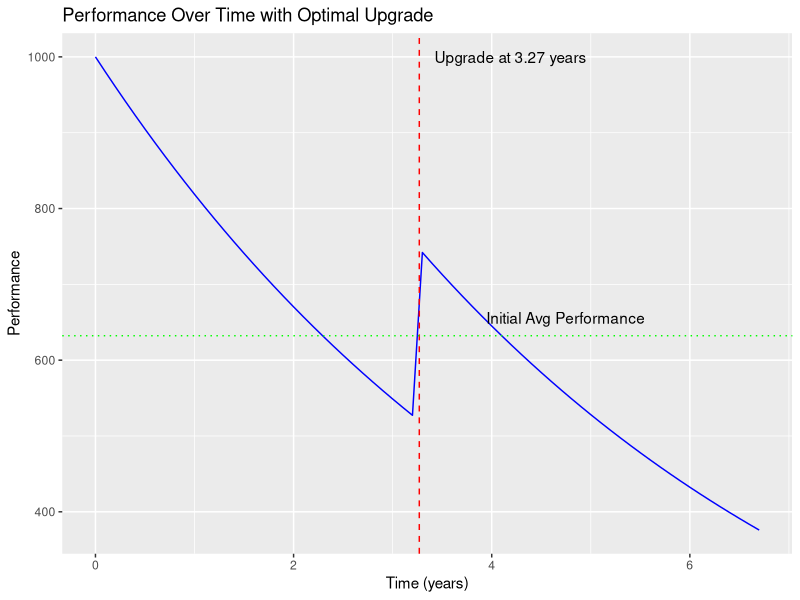

The R script that drew this image:
library(nloptr)
library(ggplot2)
library(data.table)  # Added for potential use in data manipulation

# Define the performance decay function
performance <- function(t, t_upgrade, perf_initial, lambda, perf_old_replaced, perf_new) {
  ifelse(
    t < t_upgrade,
    perf_initial * exp(-lambda * t),
    {
      perf_at_upgrade <- (perf_initial - perf_old_replaced) * exp(-lambda * t_upgrade) + perf_new
      perf_at_upgrade * exp(-lambda * (t - t_upgrade))
    }
  )
}

# Define the average performance function over a period
average_performance <- function(t_upgrade, perf_initial, lambda, perf_old_replaced, perf_new, period) {
  time_steps <- seq(0, period, by = 0.01)
  performance_values <- performance(time_steps, t_upgrade, perf_initial, lambda, perf_old_replaced, perf_new)
  mean(performance_values)
}

# Parameters
perf_initial <- 1000  # Initial performance
lambda <- 0.2        # Decay rate
perf_old_replaced <- 395  # Initial performance of the old component
perf_new <- 432  # Performance of the new component
initial_period <- 5  # Initial period (in years)

# Calculate the average performance over the initial period without any upgrade
initial_avg_perf_no_upgrade <- average_performance(Inf, perf_initial, lambda, perf_old_replaced, 0, initial_period)
cat("Average performance over the first 5 years without any upgrades:", initial_avg_perf_no_upgrade, "\n")

# Objective function to maximize the extended period while maintaining the average performance
objective_function <- function(t_upgrade) {
  extended_period <- initial_period
  while (TRUE) {
    avg_perf <- average_performance(t_upgrade, perf_initial, lambda, perf_old_replaced, perf_new, extended_period)
    if (avg_perf < initial_avg_perf_no_upgrade) {
      break
    }
    extended_period <- extended_period + 0.01  # Increased precision
  }
  return(-extended_period)  # Maximize the extended period
}

# Set up the optimization problem
lb <- 0  # Lower bound for t_upgrade
ub <- initial_period  # Upper bound for t_upgrade
initial_guess <- initial_period / 2

# Run the optimization using a different algorithm
result <- nloptr::nloptr(
  x0 = initial_guess,
  eval_f = objective_function,
  lb = lb,
  ub = ub,
  opts = list(algorithm = "NLOPT_GN_ISRES", xtol_rel = 1e-6, maxeval = 1000)
)

# Extract the optimal upgrade time
optimal_t_upgrade <- result$solution[1]

# Calculate the optimal extended period
optimal_extended_period <- initial_period
while (TRUE) {
  avg_perf <- average_performance(optimal_t_upgrade, perf_initial, lambda, perf_old_replaced, perf_new, optimal_extended_period)
  if (avg_perf < initial_avg_perf_no_upgrade) {
    break
  }
  optimal_extended_period <- optimal_extended_period + 0.01  # Increased precision
}

# Print the results
cat("Optimal upgrade time:", format(optimal_t_upgrade, digits = 10), "years\n")
cat("Optimal extended period:", format(optimal_extended_period, digits = 10), "years\n")

# Generate performance data for plotting
time_points <- seq(0, optimal_extended_period, by = 0.1)
performance_data <- data.frame(
  Time = time_points,
  Performance = performance(time_points, optimal_t_upgrade, perf_initial, lambda, perf_old_replaced, perf_new)
)

# Plot the performance over time
ggplot(performance_data, aes(x = Time, y = Performance)) +
  geom_line(color = "blue") +
  geom_vline(xintercept = optimal_t_upgrade, linetype = "dashed", color = "red") +
  labs(title = "Performance Over Time with Optimal Upgrade",
       x = "Time (years)",
       y = "Performance") +
  annotate("text", x = optimal_t_upgrade, y = max(performance_data$Performance), label = paste("Upgrade at", round(optimal_t_upgrade, 2), "years"), hjust = -0.1) +
  geom_hline(yintercept = initial_avg_perf_no_upgrade, linetype = "dotted", color = "green") +
  annotate("text", x = optimal_extended_period * 0.7, y = initial_avg_perf_no_upgrade, label = "Initial Avg Performance", vjust = -1)
